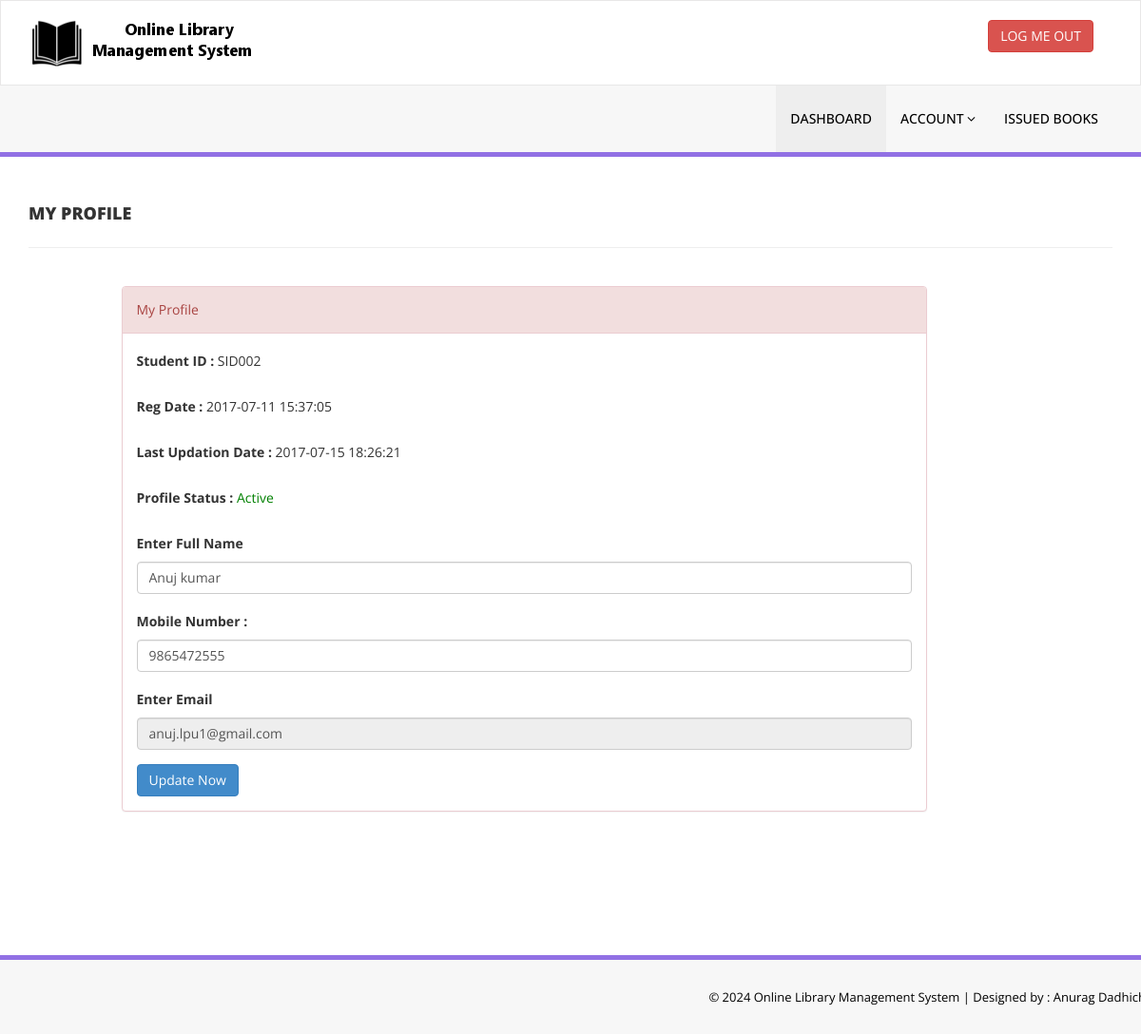
Page /library/my-profile.php (signed in) on the committed database.
### tables this page shows
CREATE TABLE `tblstudents` (
  `id` int(11) NOT NULL,
  `StudentId` varchar(100) DEFAULT NULL,
  `FullName` varchar(120) DEFAULT NULL,
  `EmailId` varchar(120) DEFAULT NULL,
  `MobileNumber` char(11) DEFAULT NULL,
  `Password` varchar(120) DEFAULT NULL,
  `Status` int(1) DEFAULT NULL,
  `RegDate` timestamp NULL DEFAULT current_timestamp(),
  `UpdationDate` timestamp NULL DEFAULT NULL ON UPDATE current_timestamp()
);

### library/my-profile.php (the view, shortened to what this page needs)
<?php
include('includes/config.php');
if(strlen($_SESSION['login'])==0)
    {
header('location:index.php');
}
else{
?>
<!DOCTYPE html>
<html xmlns="http://www.w3.org/1999/xhtml">
<head>
    <link href="assets/css/bootstrap.css" rel="stylesheet" />
    <link href="assets/css/font-awesome.css" rel="stylesheet" />
    <link href="assets/css/style.css" rel="stylesheet" />
</head>
<body>
<?php include('includes/header.php');?>
    <div class="content-wrapper">
         <div class="container">
        <div class="row pad-botm">
            <div class="col-md-12">
                <h4 class="header-line">My Profile</h4>
                            </div>
        </div>
             <div class="row">
<div class="col-md-9 col-md-offset-1">
               <div class="panel panel-danger">
                        <div class="panel-heading">
                           My Profile
                        </div>
                        <div class="panel-body">
                            <form name="signup" method="post">
<?php
$sid=$_SESSION['stdid'];
$sql="SELECT StudentId,FullName,EmailId,MobileNumber,RegDate,UpdationDate,Status from  tblstudents  where StudentId=:sid ";
$query = $dbh -> prepare($sql);
$query-> bindParam(':sid', $sid, PDO::PARAM_STR);
$query->execute();
$results=$query->fetchAll(PDO::FETCH_OBJ);
if($query->rowCount() > 0)
{
foreach($results as $result)
{               ?>
<div class="form-group">
<label>Student ID : </label>
<?php echo htmlentities($result->StudentId);?>
</div>
<div class="form-group">
<label>Reg Date : </label>
<?php echo htmlentities($result->RegDate);?>
</div>
<?php if($result->UpdationDate!=""){?>
<div class="form-group">
<label>Last Updation Date : </label>
<?php echo htmlentities($result->UpdationDate);?>
</div>
<?php } ?>
<div class="form-group">
<label>Profile Status : </label>
<?php if($result->Status==1){?>
<span style="color: green">Active</span>
<?php } else { ?>
<span style="color: red">Blocked</span>
<?php }?>
</div>
<div class="form-group">
<label>Enter Full Name</label>
<input class="form-control" type="text" name="fullanme" value="<?php echo htmlentities($result->FullName);?>" autocomplete="off" required />
</div>
<div class="form-group">
<label>Mobile Number :</label>
<input class="form-control" type="text" name="mobileno" maxlength="10" value="<?php echo htmlentities($result->MobileNumber);?>" autocomplete="off" required />
</div>
<div class="form-group">
<label>Enter Email</label>
<input class="form-control" type="email" name="email" id="emailid" value="<?php echo htmlentities($result->EmailId);?>"  autocomplete="off" required readonly />
</div>
<?php }} ?>
<button type="submit" name="update" class="btn btn-primary" id="submit">Update Now </button>
                                    </form>
                            </div>
                        </div>
                            </div>
        </div>
    </div>
    </div>
    <?php include('includes/footer.php');?>
</body>
</html>
<?php } ?>

### library/assets/css/style.css (style rules this page uses)
.content-wrapper { margin-top: 40px; min-height:800px; padding-bottom:90px; }
.header-line { font-weight:900; padding-bottom:25px; border-bottom:1px solid #eeeeee; text-transform:uppercase; }
.pad-botm { padding-bottom:30px; }

### rows in the picture
tblstudents: StudentId "SID002", RegDate "2017-07-11 15:37:05", UpdationDate "2017-07-15 18:26:21", Status "Active", fullanme "Anuj kumar", mobileno "9865472555", email "anuj.lpu1@gmail.com"
